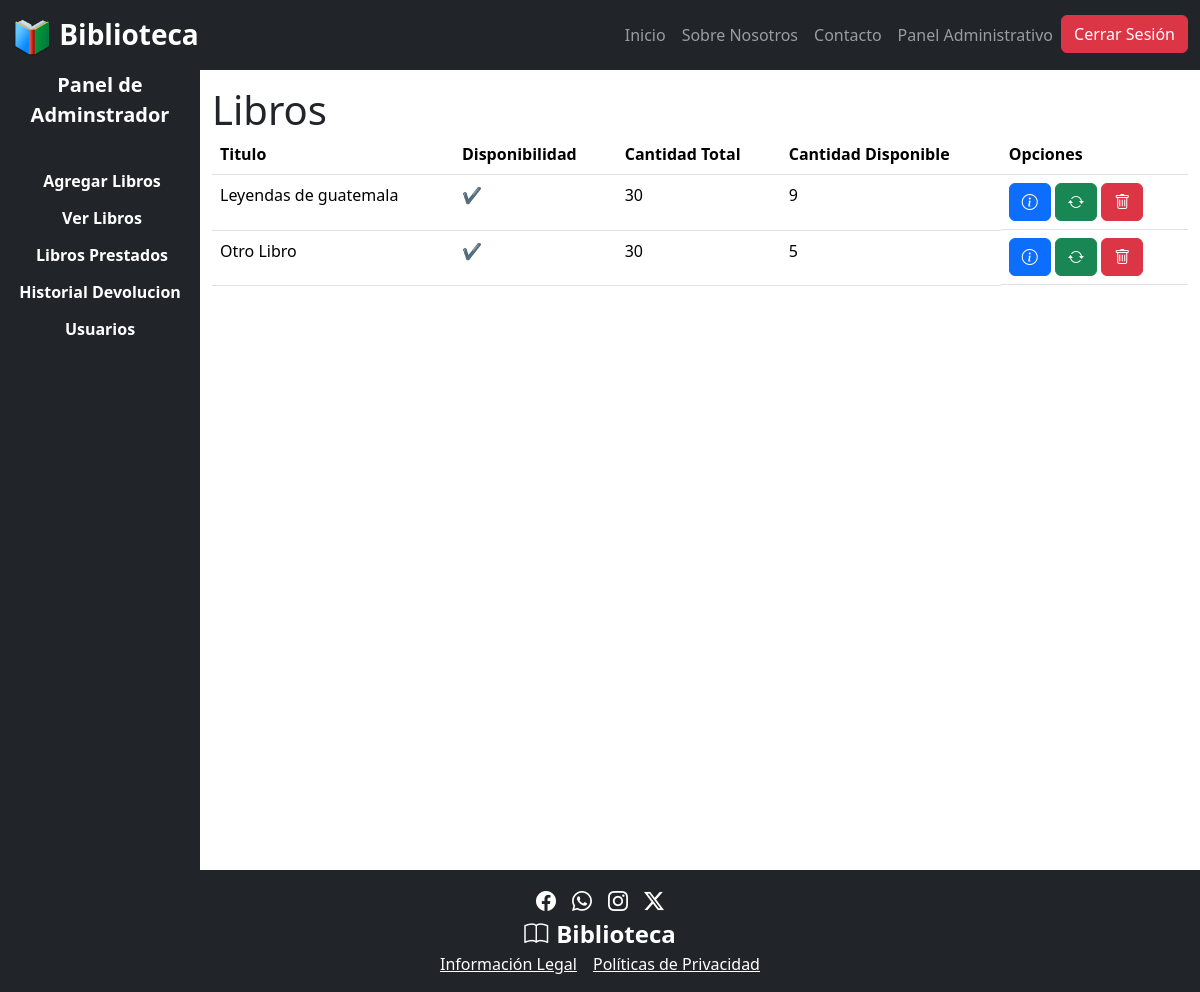
Screenshot of /inventario/ (signed in) with the database file from the repository.
### app/models.py (models this page shows)
class libros(models.Model):
    titulo = models.CharField(max_length=100)
    autor = models.CharField(max_length=100)
    genero = models.ForeignKey(genero, on_delete=models.SET_NULL, null=True, blank=True)
    fecha_publicacion = models.DateField()
    disponibilidad = models.BooleanField(default=True)
    isbn = models.CharField(max_length=13, unique=True)
    cantidad_total = models.PositiveIntegerField(default=1)  # Cantidad total del libro en inventario
    cantidad_disponible = models.PositiveIntegerField(default=1)  # Cantidad disponible para préstamo

### app/views.py (the view)
# urls.py: path('inventario/',gestionar_inventario,name='inventario'),
@user_passes_test(es_admin)
def gestionar_inventario(request):
    lista = libros.objects.all()
    return render(request, 'admins/gestionar_inventario.html', {'libros': lista})

### app/views.py (called while the page is built)
def es_admin(user):
    return user.is_staff

### app/templates/admins/gestionar_inventario.html (shortened to what this page needs)
{% extends "../admins/base_admin.html" %}{% block admin_content %}
<div class="container mt-3">
  <div class="d-flex align-items-center gap-3">
    <h1 class="mb-0">Libros</h1>
  </div>
  <table class="table">
    <thead>
      <tr>
        <th scope="col">Titulo</th>
        <th scope="col">Disponibilidad</th>
        <th scope="col" class="d-none d-md-table-cell">Cantidad Total</th>
        <th scope="col" class="d-none d-md-table-cell">Cantidad Disponible</th>
        <th scope="col">Opciones</th>
      </tr>
    </thead>
    <tbody>
      {% for inventario in libros %}
      <tr>
        <td>{{ inventario.titulo }}</td>
        <td>{% if inventario.disponibilidad %}✔{% else %}❌{% endif %}</td>
        <td class="d-none d-md-table-cell">{{ inventario.cantidad_total }}</td>
        <td class="d-none d-md-table-cell">{{ inventario.cantidad_disponible }}</td>
        <td class="d-flex flex-column align-items-center row-gap-2 d-lg-block">
          <button
            class="btn btn-primary"
            data-bs-toggle="modal"
            data-bs-target="#modal-{{ inventario.id }}"
            title="Mas Detalles"
          >
            <i class="bi bi-info-circle"></i>
          </button>
          <button
            class="btn btn-success"
            data-bs-toggle="modal"
            data-bs-target="#update-{{inventario.id}}"
            title="Actualizar"
          >
            <i class="bi bi-arrow-repeat"></i>
          </button>
          <a href="{% url 'eliminar' inventario.id %}" class="btn btn-danger">
            <i class="bi bi-trash"></i>
          </a>
        </td>
      </tr>
      {% endfor %}
    </tbody>
  </table>
</div>
{% endblock %}

### rows the page displays
libros: titulo "Leyendas de guatemala", cantidad_total "30", cantidad_disponible "9"
libros: titulo "Otro Libro", cantidad_total "30", cantidad_disponible "5"
